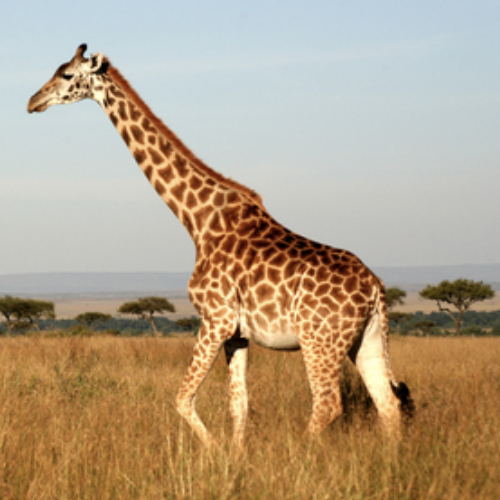
#> input picture image_segmantation/data/giraffe.png, 500 x 500 px
$ jupyter execute GrabCut.ipynb   (shell and % lines are left out)
#> lines starting #> are read from the running program, lines starting #| are printed output that depends on the picture; after the words box and inside, x2 and y2 are one past the last pixel; in counts of white or black regions, pixels touching at a corner belong together
# Remove Background of Images

- Using grabcut [[opencv documentation](https://docs.opencv.org/3.4/d7/d1b/group__imgproc__misc.html#ga909c1dda50efcbeaa3ce126be862b37f), [paper](https://sci-hub.se/10.1145/1186562.1015720)]
- Manually annotate image with these [pixel values](https://docs.opencv.org/3.4/d7/d1b/group__imgproc__misc.html#gad43d3e4208d3cf025d8304156b02ba38)

[cell 1]
import numpy as np
import pandas as pd
import cv2
from matplotlib import pyplot as plt

[cell 2]
def rect_on_image(img, rect):
    return cv2.rectangle(img, rect, (0,0,0), 2)

def load_image_mask(file_path):
    mask = np.full(img.shape[:2], cv2.GC_PR_BGD, np.uint8) # GC_PR_BGD = possible background pixel
    img_mask = cv2.imread('data/giraffe_mask.png', cv2.IMREAD_GRAYSCALE)

    mask[img_mask == 0] = cv2.GC_PR_BGD # possible background pixel
    mask[(img_mask > 0) & (img_mask < 255)] = cv2.GC_BGD # obvious background pixel
    mask[img_mask == 255] = cv2.GC_FGD # obvious foreground pixel
    return mask

def remove_background(img, mask, rect, mode=cv2.GC_INIT_WITH_RECT, iter_count=5):
    bgdModel = np.zeros((1, 65), np.float64)
    fgdModel = np.zeros((1, 65), np.float64)

    cv2.grabCut(img, mask, rect, bgdModel, fgdModel, iter_count, mode)
    mask2 = np.where((mask==2)|(mask==0), 0, 1).astype('uint8')

    # Smoothing of the mask
    kernel = np.ones((2, 2),np.uint8)
    mask2 = cv2.morphologyEx(mask2, cv2.MORPH_CLOSE, kernel) # remove 'holes' in mask
    mask2 = cv2.dilate(mask2, kernel, iterations=1)
    mask2 = cv2.blur(mask2, (10, 10))

    img = img * mask2[:, :, np.newaxis]
    return img

[cell 3]
fig, axs = plt.subplots(1, 4, figsize=(30, 10))

# Load image
img = cv2.imread('data/giraffe.png')
#> img is the input picture: shape (500, 500, 3); mean B, G, R 135.9, 161, 179.9
img = cv2.resize(img, (250, 250), interpolation=cv2.INTER_AREA)
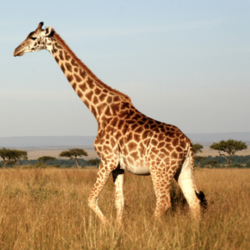
#> img: shape (250, 250, 3); mean B, G, R 136, 161.2, 180.1
axs[0].imshow(img)
axs[0].set_title('Original image')

# Construct rectangle around object
height, width = img.shape[0:2]
#> height = 250; width = 250
rect = (0, 15, width, height - 30) # (x1, y1, width, height)
#> rect = (0, 15, 250, 220)
axs[1].imshow(rect_on_image(img.copy(), rect))
#> in rect_on_image, `return cv2.rectangle(img, rect, (0,0,0), 2)`:
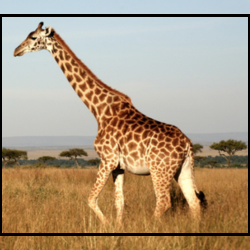
#> returned value: shape (250, 250, 3); mean of channels 0, 1, 2 130.7, 154.9, 173.3; drawn as B, G, R
axs[1].set_title('Image rectangle')

# Mask
# mask = np.zeros(img.shape[:2], np.uint8) # Default mask, all black
mask = load_image_mask('data/giraffe_mask.png')
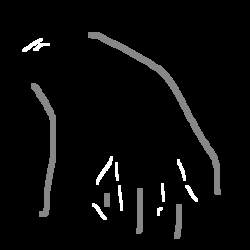
#> input picture image_segmantation/data/giraffe_mask.png, 250 x 250 px
#> in load_image_mask, img_mask is the input picture: shape (250, 250); min 0, max 255, mean 10
axs[2].imshow(mask)
axs[2].set_title('Image mask')

img = remove_background(img, mask, rect, mode=cv2.GC_INIT_WITH_MASK, iter_count=5)
#> in remove_background, `mask2 = np.where((mask==2)|(mask==0), 0, 1).astype('uint8')`:
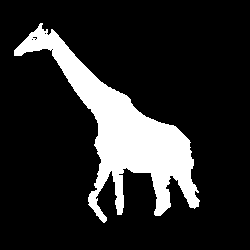
#> mask2: shape (250, 250); values 0 (black) and 1 (white), 16% white; 1 white region, box (x1, y1, x2, y2) and area: (14, 23, 200, 223) 9986
#> in remove_background, `mask2 = cv2.morphologyEx(mask2, cv2.MORPH_CLOSE, kernel) # remove 'hol..`:
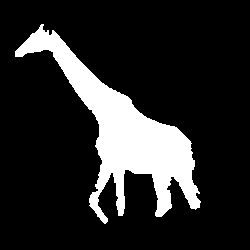
#> mask2: shape (250, 250); values 0 (black) and 1 (white), 16% white; 1 white region, box (x1, y1, x2, y2) and area: (15, 24, 201, 224) 10010
#> in remove_background, `mask2 = cv2.dilate(mask2, kernel, iterations=1)`:
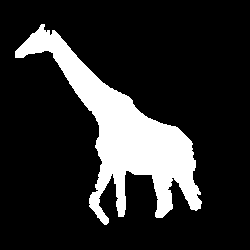
#> mask2: shape (250, 250); values 0 (black) and 1 (white), 16.9% white; 1 white region, box (x1, y1, x2, y2) and area: (15, 24, 202, 225) 10592
#> in remove_background, `mask2 = cv2.blur(mask2, (10, 10))`:
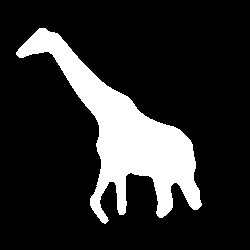
#> mask2: shape (250, 250); values 0 (black) and 1 (white), 17% white; 1 white region, box (x1, y1, x2, y2) and area: (16, 28, 202, 224) 10610
#> in remove_background, `img = img * mask2[:, :, np.newaxis]`:
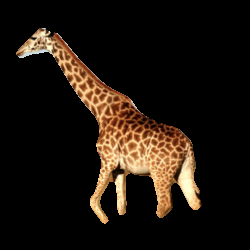
#> img: shape (250, 250, 3); mean B, G, R 14.2, 22, 30.5
axs[3].imshow(rect_on_image(img, rect))
axs[3].set_title('Background removed')

plt.show()
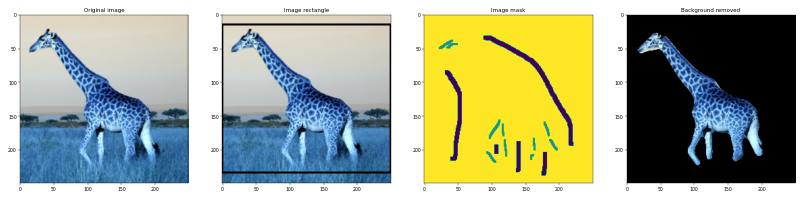
#> figure drawn by matplotlib, 4 panels; B, G, R data is drawn as R, G, B
